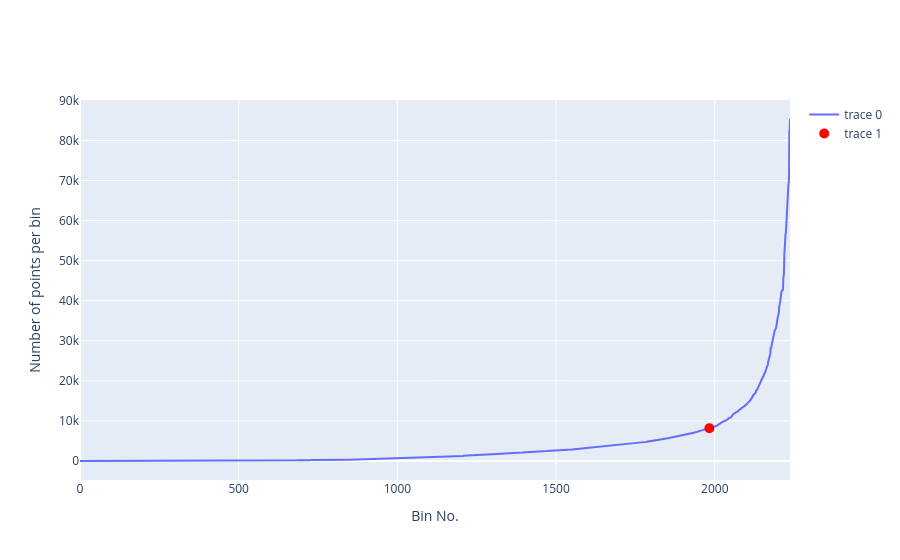

Notebook source saved alongside this figure:
### Code cell
threshold_1 = profileNo_vs_xy_bins(df_00_23, n_x_bins=100, n_y_bins=100, show_threshold=True, threshold_quantile=0.95, projection='npstere')

### Figure 1 — Plotly figure (JSON) as saved in the notebook; plotly's stock layout.template omitted (floating-point values rounded to 4 significant figures; data arrays with more than 128 entries replaced by an {"elided": "..."} marker saying what was removed)
{"data": [{"type": "scatter", "x": {"elided": "2238 int values"}, "y": {"elided": "2238 int values"}}, {"marker": {"color": "red", "size": 10}, "mode": "markers", "type": "scatter", "x": [1983], "y": [8158]}], "layout": {"xaxis": {"title": {"text": "Bin No."}}, "yaxis": {"title": {"text": "Number of points per bin"}}}}
